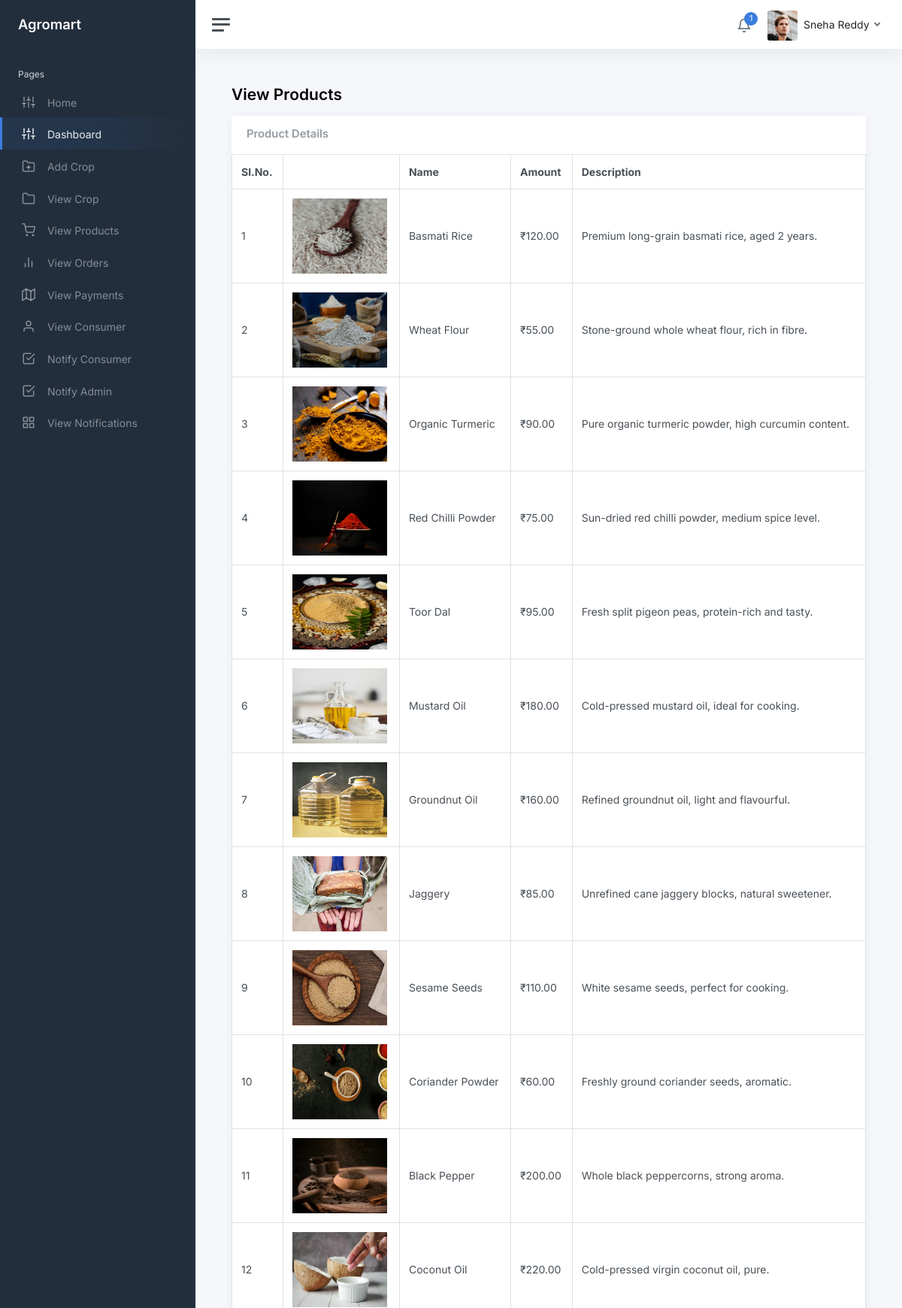
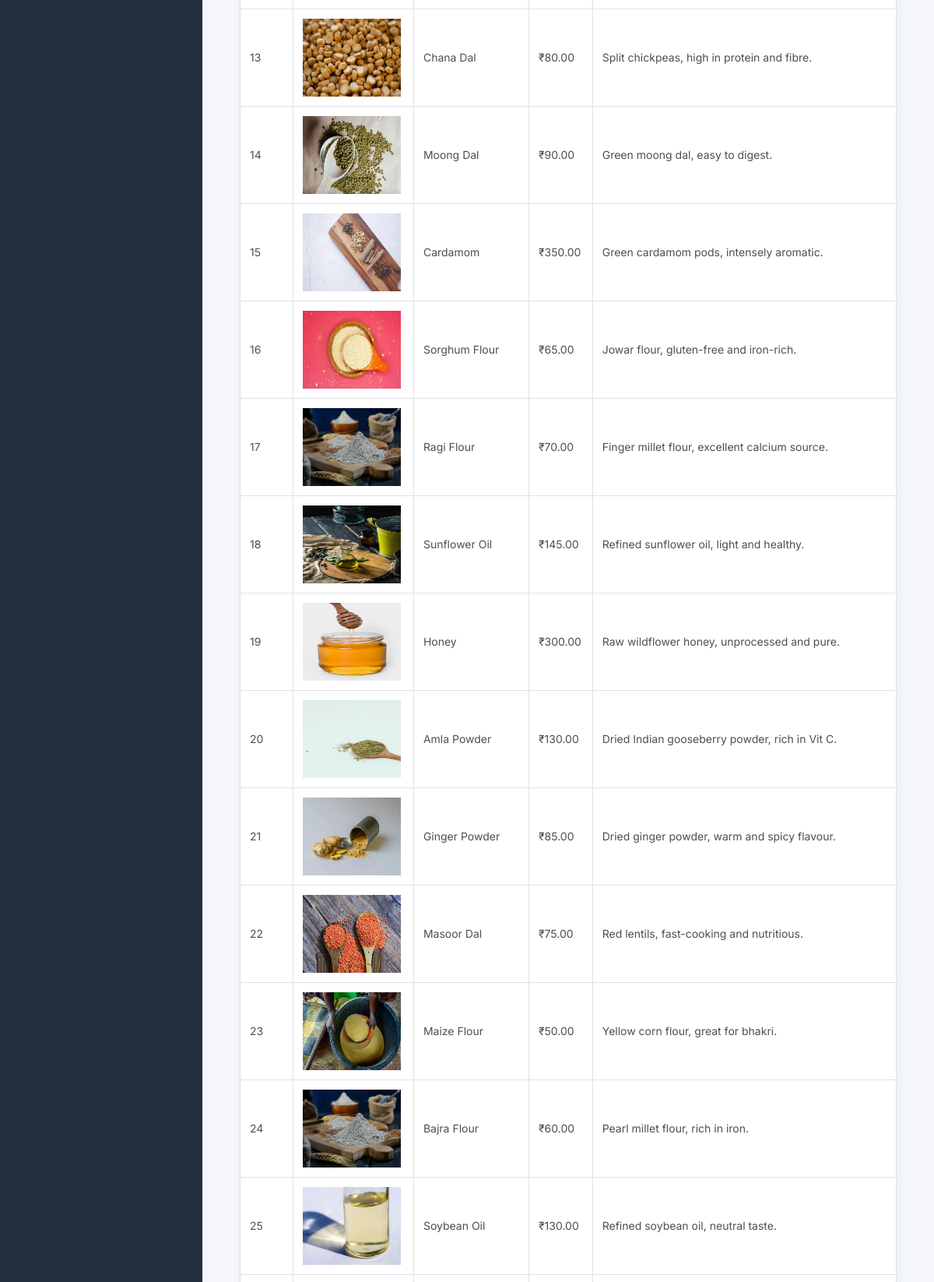
The app's page /farmer/view-product.php (signed in, upper part) with its own data (2 pictures, top to bottom).
### tables this page shows
CREATE TABLE IF NOT EXISTS `products` (
  `product_id` int NOT NULL AUTO_INCREMENT,
  `product_name` varchar(30) NOT NULL,
  `product_description` text NOT NULL,
  `product_amount` int NOT NULL,
  `consumer_id` int NOT NULL,
  `image_location` text NOT NULL,
  PRIMARY KEY (`product_id`)
);

### farmer/view-product.php (the view, shortened to what this page needs)
<?php
include './includes/connection.php';
?>
<!DOCTYPE html>
<html lang="en">
<head>
	<link href="css/app.css" rel="stylesheet">
</head>
<body>
	<div class="wrapper">
		<?php include('./includes/sidebar.php'); ?>
		<div class="main">
			<?php include('./includes/navbar.php'); ?>
			<main class="content">
				<div class="container-fluid p-0">
					<h1 class="h3 mb-3"><strong>View Products</strong></h1>
					<div class="row">
						<div class="col-12 d-flex">
							<div class="card flex-fill">
								<div class="card-header">
									<h5 class="card-title mb-0">Product Details</h5>
								</div>
								<table class="table table-bordered my-0">
									<thead>
										<tr>
											<th>Sl.No.</th>
											<th class="d-none d-xl-table-cell"></th>
											<th class="d-none d-xl-table-cell">Name</th>
											<th class="d-none d-xl-table-cell">Amount</th>
											<th class="d-none d-xl-table-cell">Description</th>
										</tr>
									</thead>
									<tbody>
										<?php
											$query=mysqli_query($con,"SELECT * from products") or die(mysqli_error($con));
											if(mysqli_num_rows($query)){
												$i=1;
												while($row=mysqli_fetch_array($query)){
										?>
										<tr>
											<td><?php echo $i; ?></td>
                                            <td><img src="<?php echo $row['image_location']; ?>" height="100"></td>
											<td class="d-none d-xl-table-cell"><?php echo $row['product_name']; ?></td>
											<td class="d-none d-xl-table-cell">&#8377;<?php echo $row['product_amount']; ?>.00</td>
											<td class="d-none d-xl-table-cell"><?php echo $row['product_description']; ?></td>
										</tr>
										<?php
												$i++;
												}
											}
										?>
									</tbody>
								</table>
							</div>
						</div>
					</div>
				</div>
			</main>
		</div>
	</div>
</body>
</html>

### records on screen
products: image_location (picture), product_name "Basmati Rice", product_amount "120", product_description "Premium long-grain basmati rice, aged 2 years."
products: image_location (picture), product_name "Wheat Flour", product_amount "55", product_description "Stone-ground whole wheat flour, rich in fibre."
products: image_location (picture), product_name "Organic Turmeric", product_amount "90", product_description "Pure organic turmeric powder, high curcumin content."
products: image_location (picture), product_name "Red Chilli Powder", product_amount "75", product_description "Sun-dried red chilli powder, medium spice level."
products: image_location (picture), product_name "Toor Dal", product_amount "95", product_description "Fresh split pigeon peas, protein-rich and tasty."
products: image_location (picture), product_name "Mustard Oil", product_amount "180", product_description "Cold-pressed mustard oil, ideal for cooking."
products: image_location (picture), product_name "Groundnut Oil", product_amount "160", product_description "Refined groundnut oil, light and flavourful."
products: image_location (picture), product_name "Jaggery", product_amount "85", product_description "Unrefined cane jaggery blocks, natural sweetener."
products: image_location (picture), product_name "Sesame Seeds", product_amount "110", product_description "White sesame seeds, perfect for cooking."
products: image_location (picture), product_name "Coriander Powder", product_amount "60", product_description "Freshly ground coriander seeds, aromatic."
products: image_location (picture), product_name "Black Pepper", product_amount "200", product_description "Whole black peppercorns, strong aroma."
products: image_location (picture), product_name "Coconut Oil", product_amount "220", product_description "Cold-pressed virgin coconut oil, pure."
products: image_location (picture), product_name "Chana Dal", product_amount "80", product_description "Split chickpeas, high in protein and fibre."
products: image_location (picture), product_name "Moong Dal", product_amount "90", product_description "Green moong dal, easy to digest."
products: image_location (picture), product_name "Cardamom", product_amount "350", product_description "Green cardamom pods, intensely aromatic."
products: image_location (picture), product_name "Sorghum Flour", product_amount "65", product_description "Jowar flour, gluten-free and iron-rich."
products: image_location (picture), product_name "Ragi Flour", product_amount "70", product_description "Finger millet flour, excellent calcium source."
products: image_location (picture), product_name "Sunflower Oil", product_amount "145", product_description "Refined sunflower oil, light and healthy."
products: image_location (picture), product_name "Honey", product_amount "300", product_description "Raw wildflower honey, unprocessed and pure."
products: image_location (picture), product_name "Amla Powder", product_amount "130", product_description "Dried Indian gooseberry powder, rich in Vit C."
products: image_location (picture), product_name "Ginger Powder", product_amount "85", product_description "Dried ginger powder, warm and spicy flavour."
products: image_location (picture), product_name "Masoor Dal", product_amount "75", product_description "Red lentils, fast-cooking and nutritious."
products: image_location (picture), product_name "Maize Flour", product_amount "50", product_description "Yellow corn flour, great for bhakri."
products: image_location (picture), product_name "Bajra Flour", product_amount "60", product_description "Pearl millet flour, rich in iron."
products: image_location (picture), product_name "Soybean Oil", product_amount "130", product_description "Refined soybean oil, neutral taste."

### other values on screen
$Count "1"
$Name "Sneha Reddy"
